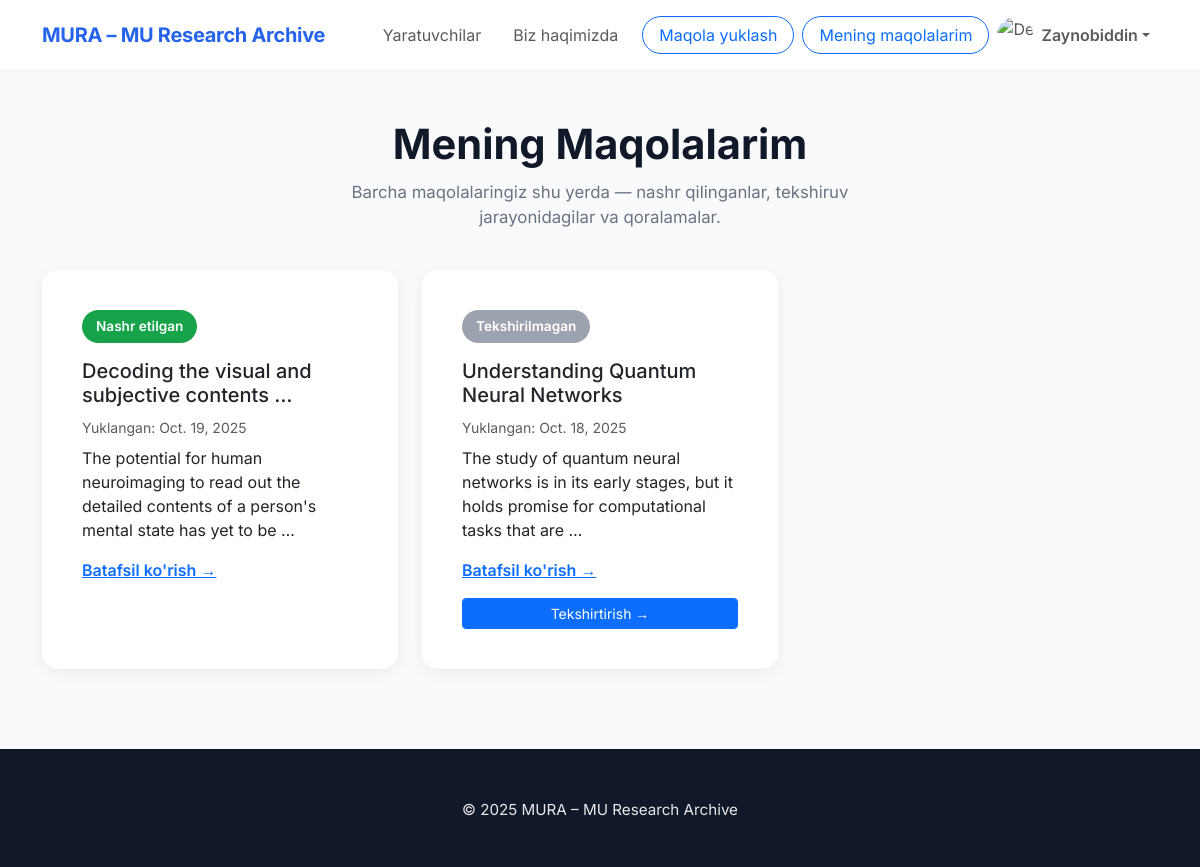
Before: /my-papers/ (signed in) with the older database file.
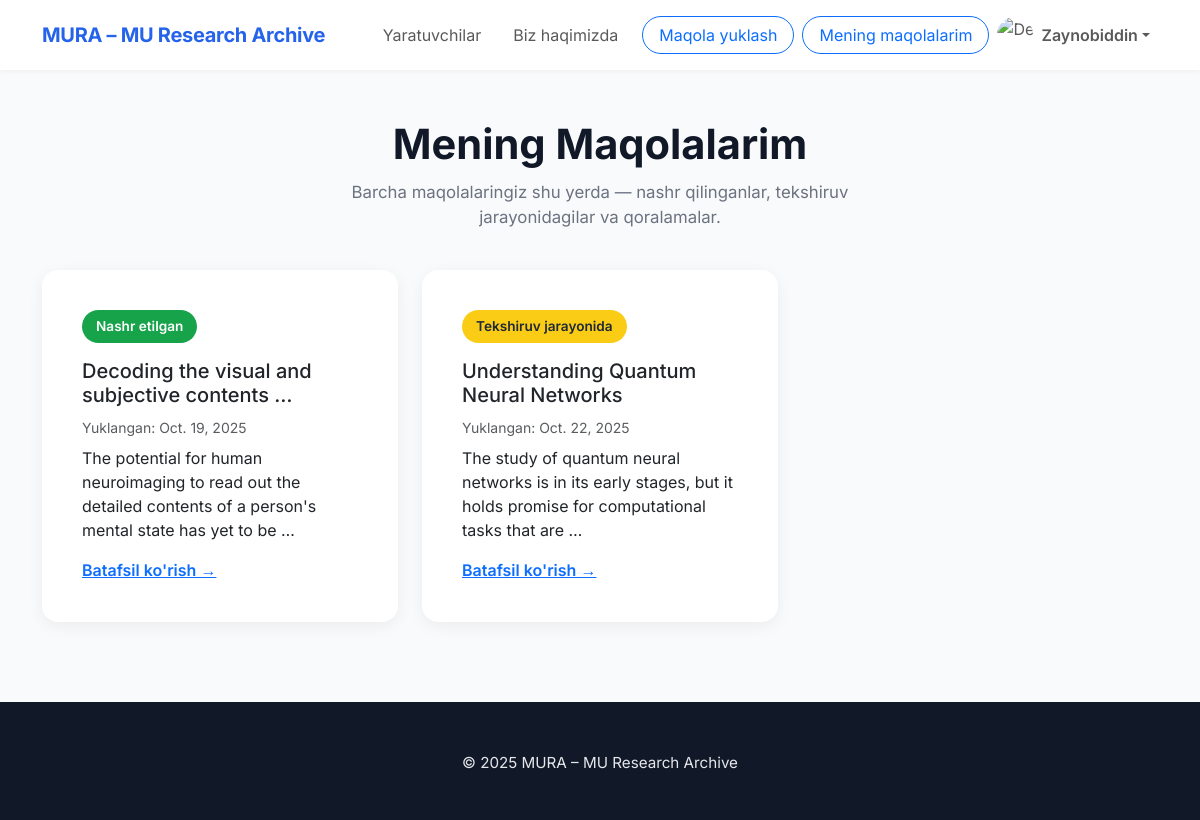
After: the same page with the newer database file.
### main/models.py (models this page shows, shortened)
class Paper(models.Model):
    owner = models.ForeignKey(CustomUser, on_delete=models.CASCADE)
    category = models.ForeignKey(Category, on_delete=models.SET_NULL, null = True)
    title = models.TextField()
    abstract = models.TextField()
    intro = models.TextField()
    citations = models.TextField()
    file = models.FileField(upload_to='pdfs/')
    status = models.IntegerField(choices=[(1, 'draft'),(2, 'on_process'), (3, 'declined'), (4, 'accepted')])
    published_at = models.DateField(auto_now=True)
    keywords = models.TextField()
    pages = models.IntegerField()
    organization = models.CharField(max_length=250)

### main/views.py (the view)
# urls.py: path('my-papers/', views.my_papers, name='my_papers'),
@login_required(redirect_field_name='login')
def my_papers(request):
    papers = models.Paper.objects.filter(owner = request.user).order_by('-id')
    return render(request, 'papers.html', {'papers':papers})

### templates/papers.html (shortened to what this page needs)
{% extends "base.html" %}
{%load static%}
{%block style%}
  <link href="https://cdn.jsdelivr.net/npm/bootstrap@5.3.3/dist/css/bootstrap.min.css" rel="stylesheet" />
  {%endblock%}
{%block content%}
  <section class="container my-5">
    <div class="section-header">
      <h1>Mening Maqolalarim</h1>
      <p>Barcha maqolalaringiz shu yerda — nashr qilinganlar, tekshiruv jarayonidagilar va qoralamalar.</p>
    </div>
    <div class="row g-4">
      {%for paper in papers%}
      <div class="col-12 col-md-6 col-lg-4 d-flex">
        <div class="card p-4 flex-fill">
          <div class="card-body">
            {%if paper.status == 1 %}
              <span class="status-badge status-draft">Tekshirilmagan</span>
            {%elif paper.status == 2%}
            <span class="status-badge status-review">Tekshiruv jarayonida</span>
            {%elif paper.status == 3%}
            <span class="status-badge status-decline">Rad etilgan</span>
            {%elif paper.status == 4%}
            <span class="status-badge status-published">Nashr etilgan</span>
            {%endif%}
            <h5 class="card-title mt-2" style="min-height: 50px;">{{paper.title|truncatewords:6}}</h5>
            <p class="text-muted small mb-2">Yuklangan: {{paper.published_at}}</p>
            <p style="min-height: 90px;">{{paper.intro|truncatewords:20}}</p>
            <a href="{%url 'my_paper' paper.id%}" class="text-primary fw-semibold">Batafsil ko'rish →</a>
            {%if paper.status == 1%}
            <a style="width: 100%;" href="{%url 'apply_otp' paper.id%}" class="btn btn-sm btn-primary mt-3">Tekshirtirish →</a>
            {%endif%}
          </div>
        </div>
      </div>
      {%endfor%}
  </section>
{%endblock%}

Changed rows visible on the page:
changed Paper "Understanding Quantum Neural Networks": published_at "Oct. 18, 2025" → "Oct. 22, 2025"; status "Tekshirilmagan Tekshirtirish →" → "Tekshiruv jarayonida"
